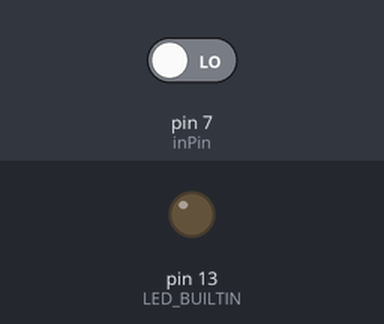
A sketch run on a simulated Arduino Uno, built with avr-gcc and run on an emulated ATmega328P. On the bench: output pins drawn as LEDs (lit = HIGH). Inputs (shaded band) come from the test bench; at power-on: pin 7 (inPin) LOW.

Above: at 1.2 s.
1.3 s: pin 7 (inPin) driven HIGH
At 1.9 s:
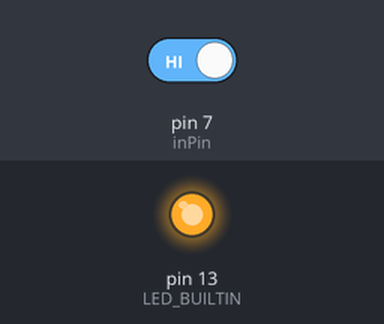
2.8 s: pin 7 (inPin) driven LOW
At 3.1 s:
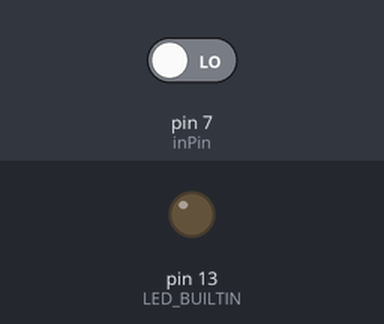
Timing chart, 0 to 5.8 s (numbered marks = the images above; inputs shaded):
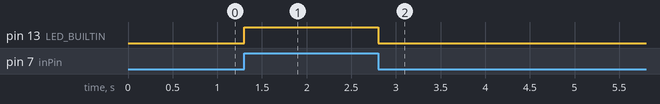

Measured:
- after the input at 1.3 s, pin 13 (LED_BUILTIN): LOW → HIGH at once
- after the input at 2.8 s, pin 13 (LED_BUILTIN): HIGH → LOW at once

The sketch:

2.ino
```cpp
int inPin = 7;
int val = 0;
void setup() {
  pinMode(LED_BUILTIN, OUTPUT);
  pinMode(inPin, INPUT);
}

void loop() {
  val = digitalRead(inPin);
  digitalWrite(LED_BUILTIN, val);
}
```
